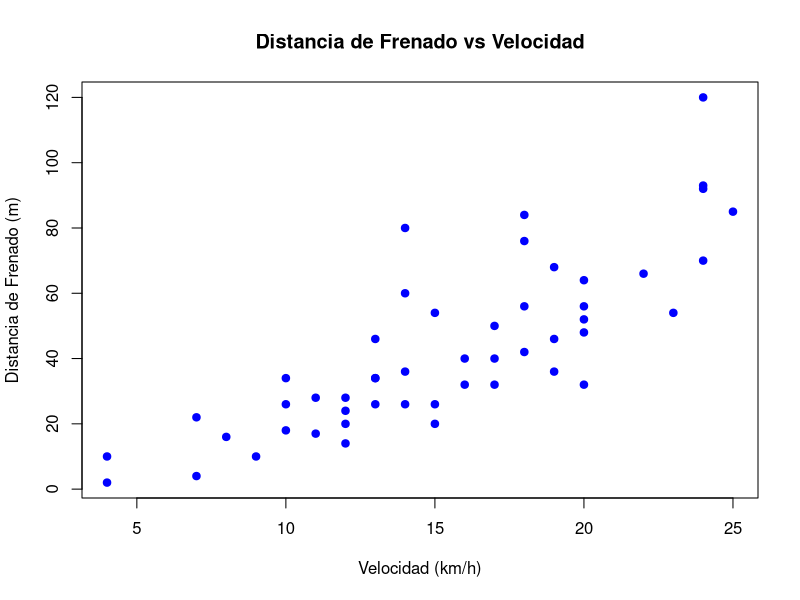
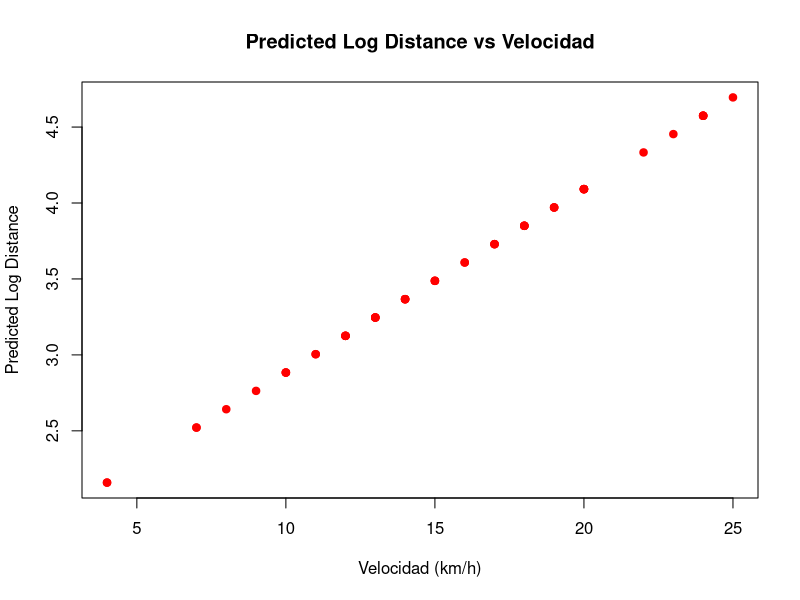
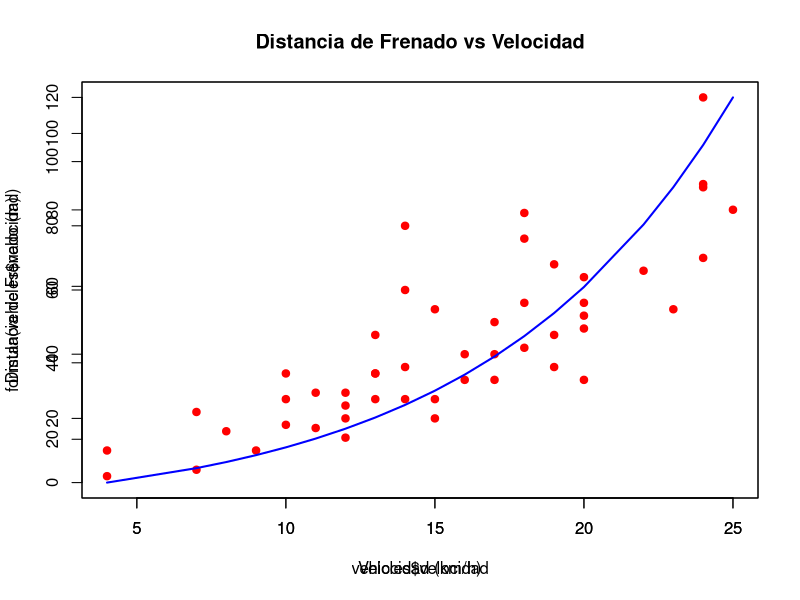

Write the R code that produced these figures, in order.
# Exponencial model

library(openxlsx)
library(here)

vehicles <- read.xlsx(here("mrl/class19022026/distancia_frenado.xlsx"), sheet = 1)

# plot distance vs speed
plot(
  vehicles$velocidad,
  vehicles$distancia,
  main = "Distancia de Frenado vs Velocidad",
  xlab = "Velocidad (km/h)",
  ylab = "Distancia de Frenado (m)",
  pch = 19,
  col = "blue"
)

vehicles$log_distance <- log(vehicles$distancia)

model <-lm(log_distance ~ velocidad, data = vehicles)

# model$coefficients[[1]] # Intercept
# model$coefficients[[2]] # Slope
# summary(model)

vehicles$predicted_log_distance <- predict(model)
plot(
  vehicles$velocidad,
  vehicles$predicted_log_distance,
  main = "Predicted Log Distance vs Velocidad",
  xlab = "Velocidad (km/h)",
  ylab = "Predicted Log Distance",
  pch = 19,
  col = "red"
)

formula <- function(x) {
  exp(model$coefficients[[1]] + model$coefficients[[2]] * x)
  # exp(model$coefficients[[1]]) * exp(model$coefficients[[2]] * x)
}

# plot real data and model
plot(
  vehicles$velocidad,
  vehicles$distancia,
  xlim = c(4, 25),
  ylim = c(0, 120),
  main = "Distancia de Frenado vs Velocidad",
  xlab = "Velocidad (km/h)",
  ylab = "Distancia de Frenado (m)",
  pch = 19,
  col = "red",
)
par(new = T)
plot(
  vehicles$velocidad,
  formula(vehicles$velocidad),
  col = "blue",
  type = "l",
  lwd = 2
)
